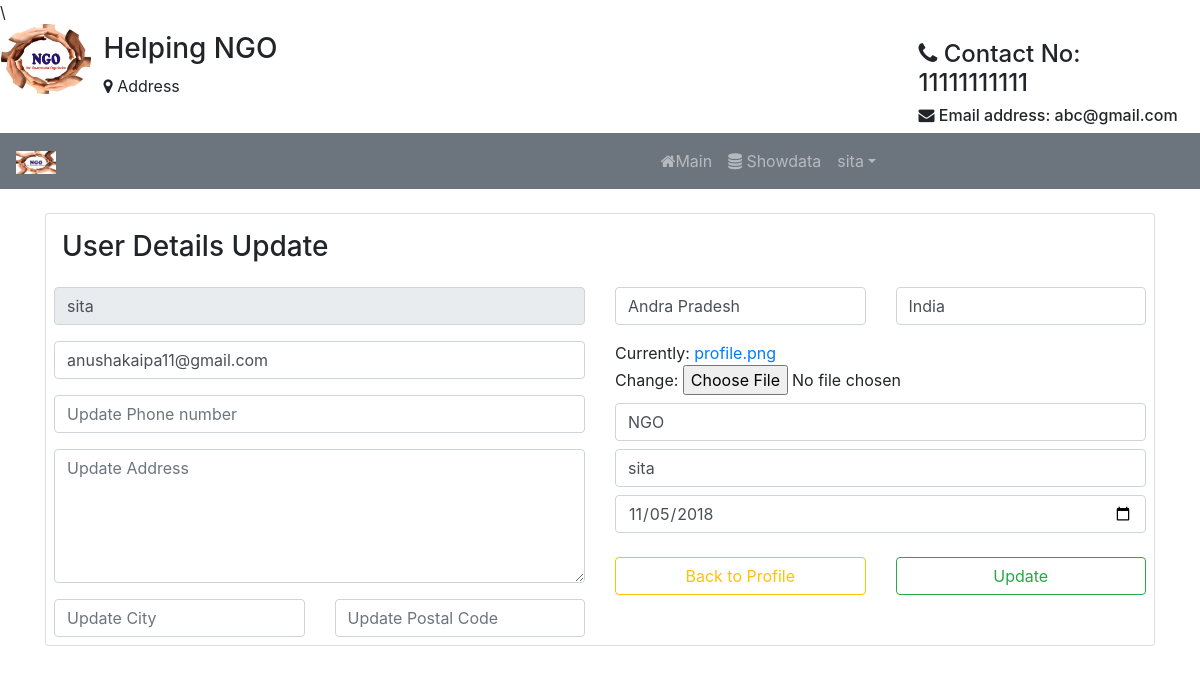
The page /upfle/ (signed in) on the database its author committed.
### Student/models.py (models this page shows)
class User(AbstractUser):
	img= models.ImageField(upload_to='Profiles/',default="profile.png")
	dob=models.DateField(null=True,blank=True)
	organization_name=models.CharField(max_length=120,blank=True,null=True)
	hospital_name=models.CharField(max_length=120,blank=True,null=True)
	g=[('Male','Male'),('Female','Female')]
	gender=models.CharField(max_length=10,choices=g,null=True,blank=True)
	ph_no=models.CharField(max_length=10)
	pan_no=models.CharField(max_length=10,null=True,blank=True)
	address=models.CharField(max_length=100)
	postal_code=models.CharField(max_length=7)
	city=models.CharField(max_length=20)
	state=models.CharField(max_length=20,default='Andra Pradesh')
	country=models.CharField(max_length=20,default='India')
	p=[(1,'Medicinist'),(2,'Organisation'),(3,'Guest')]
	role=models.IntegerField(choices=p,default=3)

class Orgdetails(models.Model):
	org_name=models.CharField(max_length=50,default="Organisation Name")
	found_name=models.CharField(max_length=50,default="Founder Name")
	est_date=models.DateField(null=True)
	us=models.OneToOneField(User,on_delete=models.CASCADE)

### Student/views.py (the view, shortened to what this page needs)
# urls.py: path('upfle/',views.updpfle,name="upf"),
def updpfle(request):
	f = User.objects.get(id=request.user.id)
	v = Orgdetails.objects.get(us_id=request.user.id)
	z = PrfUpd(instance=f)
	s = OrgForm(instance=v)
	return render(request,'htfiles/updpfle.html',{'x':z,'k':s})

### Student/forms.py
class OrgForm(forms.ModelForm):
	class Meta:
		model = Orgdetails
		fields = ["org_name","found_name","est_date"]
		widgets = {
		"org_name":forms.TextInput(attrs={
			"class":"form-control my-2",
			}),
		"found_name":forms.TextInput(attrs={
			"class":"form-control my-2",
			}),
		"est_date":forms.DateInput(attrs={
			"class":"form-control my-2",
			"type":"date",
			}),
		}

### Student/templates/htfiles/updpfle.html (shortened to what this page needs)
{% extends 'htfiles/header.html' %}
{% block content %}
<div class="container mt-4">
  <div class="card">
  	<h3 class="m-3">User Details Update</h3>
  	<form method="post" enctype="multipart/form-data" class="mx-2">
  		<div class="row">
  			<div class="col">
  			{% for n in x %}
  				{% if forloop.counter == 1 %}
  				<div class="row">
  					<div class="col">
  						<td>{{n}}</td>
  					</div>
  				</div>
  				{% elif forloop.counter == 2 %}
  				<div class="row">
  					<div class="col">
  						<td>{{n}}</td>
  					</div>
  				</div>
  				{% elif forloop.counter == 3 %}
			<div class="row">
				{% if user.role == 1 or user.role == 3 %}
				<div class="col">
					<td>{{n}}</td>
				</div>
				{% endif %}
				{% elif forloop.counter == 4 %}
				{% if user.role == 1 or user.role == 3%}
				<div class="col">
					<td>{{n}}</td>
				</div>
				{% endif %}
			</div>
			{% elif forloop.counter == 5 %}
			<div class="row">
				<div class="col">
					<td>{{n}}</td>
				</div>
				{% elif forloop.counter == 6 %}
			</div>
			{% elif forloop.counter == 7 %}
			<div class="row">
				<div class="col">
					<td>{{n}}</td>
				</div>
			</div>
			{% elif forloop.counter == 8 %}
  			<div class="row">
  				<div class="col">
  					<td>{{n}}</td>
  				</div>
  				{% elif forloop.counter == 9 %}
  				<div class="col">
  					<td>{{n}}</td>
  				</div>
  			</div>
  			{% endif %}
  			{% endfor %}
  		</div>
  		<div class="col">
  			{% for n in x %}
  			{% if forloop.counter == 10 %}
  			<div class="row">
  				<div class="col">
  					<td>{{n}}</td>
  				</div>
  				{% elif forloop.counter == 11 %}
  				<div class="col">
  					<td>{{n}}</td>
  				</div>
  			</div>
  			{% elif forloop.counter == 12 %}
  			<div class="row my-2">
  				<div class="col">
  					<td>{{n}}</td>
  				</div>
  			</div>
  			{% endif %}
  			{% endfor %}
  			{% for c in k %}
  			<td>{{c}}</td>
  			{% endfor %}
  			<div class="row">
  				<div class="col">
  					<a href="{% url 'pf' %}" class="btn btn-outline-warning my-3 col-sm">Back to Profile</a>
  				</div>
  				<div class="col">
  					<input type="submit" value="Update" class="btn btn-outline-success my-3 col-sm">
  				</div>
  			</div>
  		</div>
  	</div>
  	</form>
  </div>
</div>
{% endblock %}

### Student/templates/htfiles/navbar.html (shortened to what this page needs)
{% load static %}
<div class="row">
  <div class="col col-md-1" style="margin-left:1px;">
  <img src="{% static 'images/NGO.jpg' %}" alt="logo" style="width:90px; height: 70px;" class="rounded-circle">
  </div>
  <div class="col mt-2">
    <h3>Helping NGO</h3>
    <p><i class="fa fa-map-marker" aria-hidden="true"></i>
Address</p>
  </div>
  <div class="col-md-3" style="margin-right: 4px">
    <h4 class="mt-3"><i class="fa fa-phone" aria-hidden="true"></i>
Contact No: 11111111111</h4>
    <h6><i class="fa fa-envelope" aria-hidden="true"></i>   Email address: abc@gmail.com</h6>
  </div>
</div>
<nav class="navbar navbar-expand-sm bg-secondary text-white navbar-dark">
  <a class="navbar-brand" href="#">
    <img src="{% static 'images/NGO.jpg' %}" alt="logo" style="width: 40px;">
  </a>
  <ul class="navbar-nav ml-auto text-white" style="margin-right: 300px">
{% if not user.is_authenticated %}
    <li class="nav-item" style="margin-right: 80px">
      <a class="nav-link" href="#"><i class="fa fa-home" aria-hidden="true"></i>
Home</a>
    </li>
    <li class="nav-item" style="margin-right: 80px">
      <a class="nav-link" href="{% url 'ab' %}"><i class="fa fa-user" aria-hidden="true"></i>
About us</a>
   <!--  </li>
    <li class="nav-item" style="margin-right: 80px">
      <a class="nav-link" href="#">Volunteers</a>
    </li> -->
    <li class="nav-item" style="margin-right: 80px">
      <a class="nav-link" href="#"><i class="fa fa-users" aria-hidden="true"></i>
Our workers</a>
    </li>
    <li class="nav-item" style="margin-right: 80px">
      <a class="nav-link" href="#"><i class="fa fa-phone" aria-hidden="true"></i>
Contact us</a>
    </li>
    <li class="nav-item">
      <a class="nav-link" href="{% url 'lg' %}"><span class="glyphicon glyphicon-user"></span><i class="fa fa-sign-in" aria-hidden="true"></i>
Login</a>
    </li>
{% elif user.role == 2 %}
      <li class="nav-item">
        <a class="nav-link" href="{% url 'mn' %}"><i class="fa fa-home" aria-hidden="true"></i>Main</a>
      </li>
        <a class="nav-link" href="{% url 'inx' %}"><i class="fa fa-database" aria-hidden="true"></i>
Showdata</a>
      <li class="dropdown">
      <a type="button" class="nav-link dropdown-toggle" data-toggle="dropdown">{{user.username}}</a>
  </li>
    {% endif %}
    </ul>
</nav>

### Student/templates/htfiles/navbar.html (style rules this page uses)
.nav-link { color: light; }

### rows shown on the page
User: username "sita", x "sita", x "anushakaipa11@gmail.com", x "Andra Pradesh", x "India"
Orgdetails: k "NGO" "sita" "11/05/2018"
